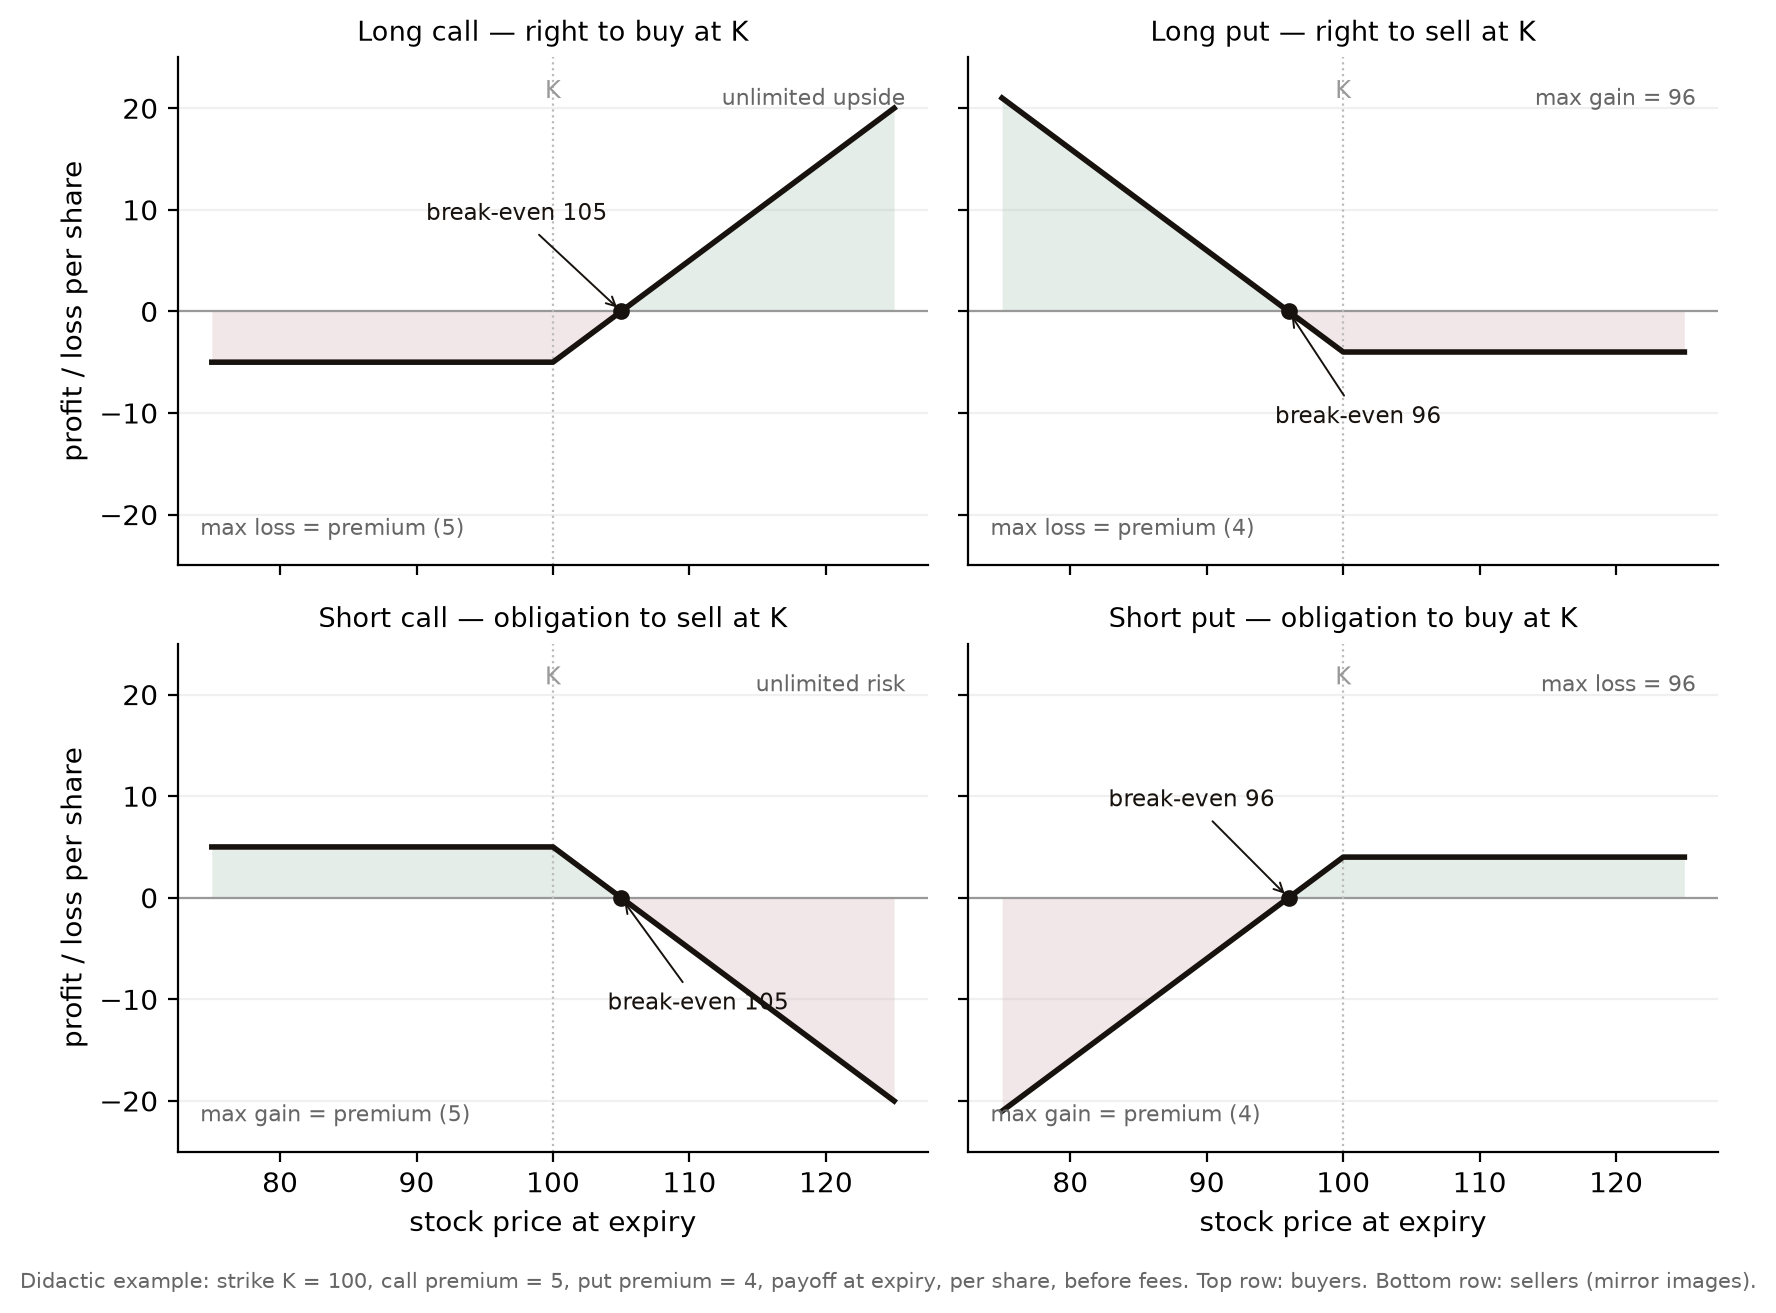

The Python source for this figure:
"""
Figure - The four option primitives: long/short call, long/short put.

Didactic payoff diagram (no market data needed): profit and loss AT EXPIRY per
share, for one option on a stock, strike K = 100, premium = 5 (call) / 4 (put).
Break-evens, maximum loss and maximum gain are annotated. The point of the 2x2
layout: the two rows are mirror images (buyer vs. seller of the same contract),
and money only changes sides - option trading is zero-sum before costs.

Reproducible:
    python fig_payoff_primitives.py     # numpy, matplotlib only
"""
import os
import numpy as np
import matplotlib
matplotlib.use("Agg")
import matplotlib.pyplot as plt

HERE = os.path.dirname(os.path.abspath(__file__))

K = 100.0          # strike
CP = 5.0           # call premium
PP = 4.0           # put premium
S = np.linspace(75, 125, 501)   # stock price at expiry

long_call = np.maximum(S - K, 0) - CP
short_call = -long_call
long_put = np.maximum(K - S, 0) - PP
short_put = -long_put

GREEN, RED, INK, GREY = "#2f6d4f", "#7c1c2c", "#17120e", "#666666"

panels = [
    ("Long call — right to buy at K", long_call, K + CP,
     f"max loss = premium ({CP:.0f})", "unlimited upside"),
    ("Long put — right to sell at K", long_put, K - PP,
     f"max loss = premium ({PP:.0f})", f"max gain = {K - PP:.0f}"),
    ("Short call — obligation to sell at K", short_call, K + CP,
     f"max gain = premium ({CP:.0f})", "unlimited risk"),
    ("Short put — obligation to buy at K", short_put, K - PP,
     f"max gain = premium ({PP:.0f})", f"max loss = {K - PP:.0f}"),
]

fig, axes = plt.subplots(2, 2, figsize=(8.6, 6.4), sharex=True, sharey=True)
for ax, (title, y, be, note_flat, note_slope) in zip(axes.flat, panels):
    ax.axhline(0, color="#999999", lw=0.8)
    ax.axvline(K, color="#bbbbbb", lw=0.8, ls=":")
    ax.fill_between(S, y, 0, where=(y > 0), color=GREEN, alpha=0.12, lw=0)
    ax.fill_between(S, y, 0, where=(y < 0), color=RED, alpha=0.10, lw=0)
    ax.plot(S, y, color=INK, lw=2.0)
    ax.plot(be, 0, "o", color=INK, ms=5, zorder=5)
    ax.annotate(f"break-even {be:.0f}", xy=(be, 0), xytext=(be - 1, 9 if y[-1] > 0 else -11),
                fontsize=8.2, color=INK, ha="right" if y[-1] > 0 else "left",
                arrowprops=dict(arrowstyle="->", color=INK, lw=0.7))
    ax.text(K, ax.get_ylim()[1] * 0 + 21, "K", fontsize=8.5, color="#999999", ha="center")
    ax.set_title(title, fontsize=9.6)
    ax.text(0.03, 0.06, note_flat, transform=ax.transAxes, fontsize=8.0, color=GREY)
    ax.text(0.97, 0.94, note_slope, transform=ax.transAxes, fontsize=8.0, color=GREY,
            ha="right", va="top")
    for s_ in ("top", "right"):
        ax.spines[s_].set_visible(False)
    ax.set_ylim(-25, 25)
    ax.grid(True, axis="y", alpha=0.18)
for ax in axes[1]:
    ax.set_xlabel("stock price at expiry")
for ax in axes[:, 0]:
    ax.set_ylabel("profit / loss per share")
fig.text(0.5, -0.015,
         f"Didactic example: strike K = {K:.0f}, call premium = {CP:.0f}, put premium = {PP:.0f}, "
         "payoff at expiry, per share, before fees. Top row: buyers. Bottom row: sellers (mirror images).",
         ha="center", fontsize=7.6, color=GREY)
plt.tight_layout()

OUT = os.path.join(HERE, "fig_payoff_primitives.png")
fig.savefig(OUT, dpi=200, bbox_inches="tight")
print("wrote", OUT)
print(f"K={K:.0f} call_premium={CP:.0f} put_premium={PP:.0f} "
      f"BE_call={K + CP:.0f} BE_put={K - PP:.0f} "
      f"max_loss_long_call={CP:.0f} max_loss_short_put={K - PP:.0f}")
